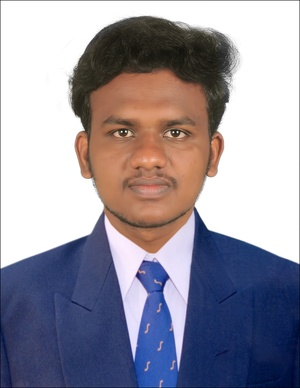
#> input picture DSC_0469.jpg, 300 x 388 px, found by its file name
$ jupyter execute EXP6.ipynb   (older library calls are emulated)
#> lines starting #> are read from the running program, lines starting #| are printed output that depends on the picture
### EX.No: 6-EDGE DETECTION
### Name : SUJITH A
### Reg. No : 212224230278

[cell 1]
import cv2
import numpy as np
import matplotlib.pyplot as plt

image = cv2.imread(r"C:\Users\ADMIN\Downloads\DSC_0469.jpg")  # Replace with your image path
#> image is the input picture: shape (388, 300, 3); mean B, G, R 160.3, 148, 151.9
gray_image = cv2.cvtColor(image, cv2.COLOR_BGR2GRAY)
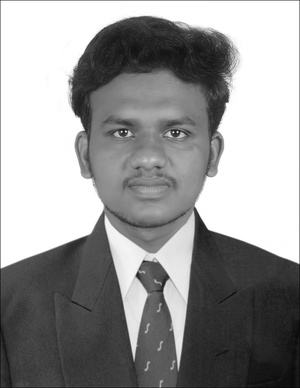
#> gray_image: shape (388, 300); min 7, max 255, mean 150.6
# Original Image
plt.imshow(cv2.cvtColor(image, cv2.COLOR_BGR2RGB))
plt.title('Original Image')
plt.axis('off')

[cell 2]
sobel_x = cv2.Sobel(gray_image, cv2.CV_64F, 1, 0, ksize=5)  # Sobel in x direction
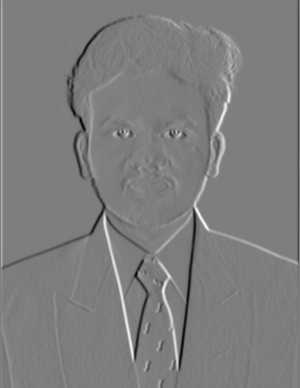
#> sobel_x: shape (388, 300) float64; min -8824, max 9021, mean -3.7; drawn with min black and max white
sobel_y = cv2.Sobel(gray_image, cv2.CV_64F, 0, 1, ksize=5)  # Sobel in y direction
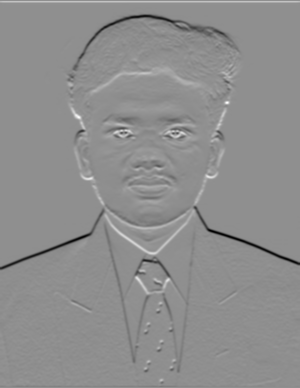
#> sobel_y: shape (388, 300) float64; min -9205, max 7177, mean -55.5; drawn with min black and max white
sobel_combined = cv2.magnitude(sobel_x, sobel_y)  # Combine both directions
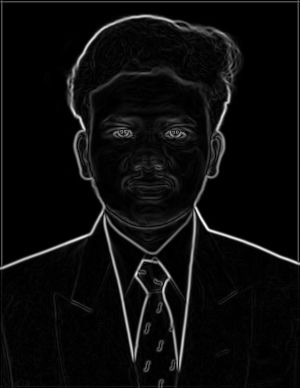
#> sobel_combined: shape (388, 300) float64; min 0, max 10295.4, mean 491.4; drawn with min black and max white
plt.imshow(sobel_combined, cmap='gray')
plt.title('Sobel Edge Detection')
plt.axis('off')

[cell 3]
laplacian = cv2.Laplacian(gray_image, cv2.CV_64F)
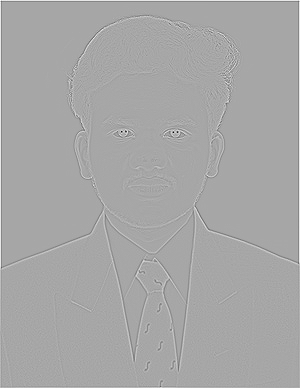
#> laplacian: shape (388, 300) float64; min -545, max 288, mean 0.9; drawn with min black and max white
plt.imshow(laplacian, cmap='gray')
plt.title('Laplacian Edge Detection')
plt.axis('off')

[cell 4]
canny_edges = cv2.Canny(gray_image, 50, 150)
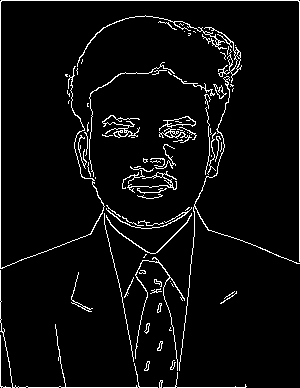
#> canny_edges: shape (388, 300); 5% white in thin lines or dots
plt.imshow(canny_edges, cmap='gray')
plt.title('Canny Edge Detection')
plt.axis('off')

[cell 5]
image = cv2.imread(r"C:\Users\ADMIN\Downloads\DSC_0469.jpg")

if image is None:
    print("Image not found. Check the image path.")
else:
    gray_image = cv2.cvtColor(image, cv2.COLOR_BGR2GRAY)

    kernel_x = np.array([[1, 0],
                         [0, -1]])

    kernel_y = np.array([[0, 1],
                         [-1, 0]])

    roberts_x = cv2.filter2D(gray_image, cv2.CV_32F, kernel_x)
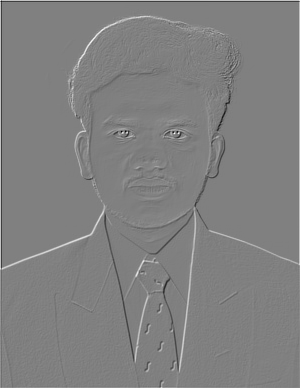
#> roberts_x: shape (388, 300) float32; min -204, max 202, mean 0.9; drawn with min black and max white
    roberts_y = cv2.filter2D(gray_image, cv2.CV_32F, kernel_y)
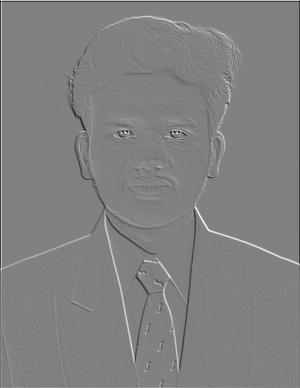
#> roberts_y: shape (388, 300) float32; min -200, max 195, mean 0.3; drawn with min black and max white

    roberts_edges = cv2.magnitude(roberts_x, roberts_y)
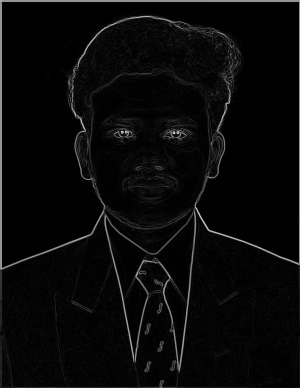
#> roberts_edges: shape (388, 300) float32; min 0, max 214.7, mean 9

    plt.imshow(roberts_edges, cmap='gray')
    plt.title('Roberts Edge Detection')
    plt.axis('off')
    plt.show()
